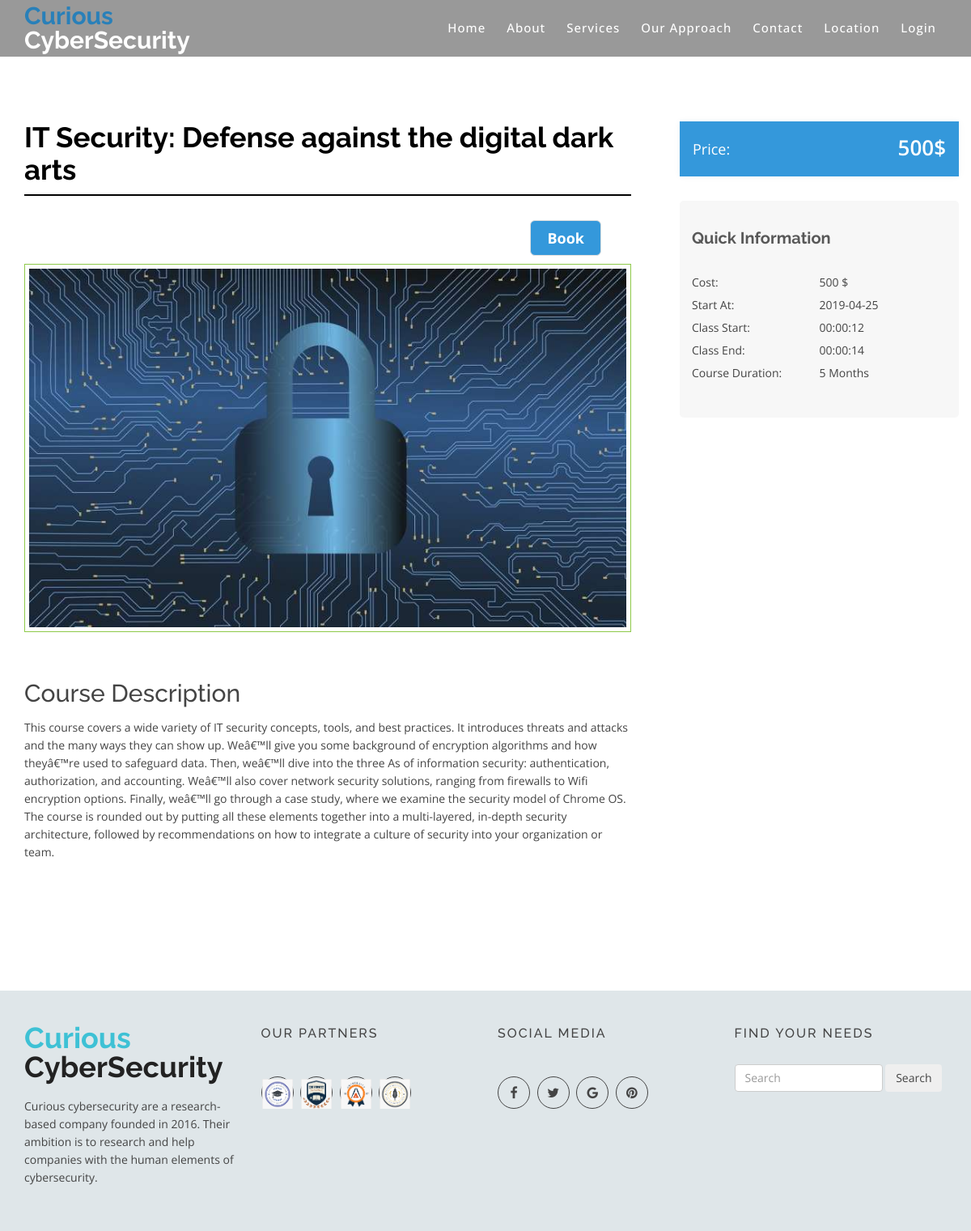
The page /trainingDetails.php?training_id=16 on the database its author committed.
### tables this page shows
CREATE TABLE `training` (
  `id` int(11) NOT NULL,
  `title` varchar(250) NOT NULL,
  `description` text NOT NULL,
  `image` varchar(255) NOT NULL,
  `cost` float NOT NULL,
  `startDate` date NOT NULL,
  `start_time` time NOT NULL,
  `end_time` time NOT NULL,
  `duration` varchar(10) NOT NULL,
  `active` varchar(4) NOT NULL
);

### trainingDetails.php (the view, shortened to what this page needs)
<?php
include_once("db_config/config.php");
include_once('template/header.php');
include_once('template/nav.php');
  if(isset($_GET['training_id'])){
      $training_id = $_GET['training_id'];
  }
  $training_data = mysqli_query($con, "SELECT * FROM training WHERE id='$training_id' ");
  $row = mysqli_fetch_array($training_data);
  $title = $row['title'];
  $image = $row['image'];
  $description = $row['description'];
  $cost = $row['cost'];
  $startDate = $row['startDate'];
  $start_time = $row['start_time'];
  $end_time = $row['end_time'];
  $duration = $row['duration'];
?>
<div class="portfolio-single-area" style="margin-top: 50px">
        <div class="container">
            <div class="row">
                <div class="col-md-8">
                    <div class="portfolio-single">
                        <div class="portfoloi-single-title">
                            <h2><?php echo $title;?></h2>
                        </div>
                        <div class="s-image image-fulwidth">
                            <form action="" method="POST">
                              <input class="title-single" type="submit" name="book" value="Book">
                            </form>
                            <img src="<?php echo "img/training/".$image;?>">
                        </div>
                        <div class="s-image image-fulwidth">
                            <h3 class="title-single">Course Description</h3>
                            <p><?php echo $description;?></p>
                        </div>
                    </div>
                </div>
                <div class="col-md-4 col-sm-12 single-download-sidebar">
                    <div class="widget theme-info price">
                    <div class="cart-box">
                     <span class="name pull-left">Price:</span>
                     <div class="sw-price pull-right"> <span class="edd_price"><?php echo $cost."$";?></span></div>
                    </div>
                    </div>
                    <div class="wpb_wrapper">
                        <div class="theme-quick-info">
                            <div class="single-download-product-details">
                                <h3>Quick Information</h3>
                                <div class="info-label">
                                    <span class="quick-info-type">
                                        <p>Cost:</p>
                                    </span>
                                    <span class="quick-info-detail">
                                      <p><?php echo $cost." $"; ?></p>
                                    </span>
                                    <span class="quick-info-type">
                                      <p>Start At:</p>
                                    </span>
                                    <span class="quick-info-detail">
                                      <p><?php echo $startDate; ?></p>
                                    </span>
                                    <span class="quick-info-type">
                                      <p>Class Start:</p>
                                    </span>
                                    <span class="quick-info-detail">
                                      <p><?php echo $start_time; ?></p>
                                    </span>
                                    <span class="quick-info-type">
                                      <p>Class End:</p>
                                    </span>
                                    <span class="quick-info-detail">
                                      <p><?php echo $end_time; ?></p>
                                    </span>
                                    <span class="quick-info-type">
                                      <p>Course Duration:</p>
                                    </span>
                                    <span class="quick-info-detail">
                                      <p><?php echo $duration; ?></p>
                                    </span>
                                </div>
                            </div>
                        </div>
                   </div>
                </div>
            </div>
        </div>
    </div>
<?php include_once('template/footer.php');

### template/header.php (shortened to what this page needs)
<!doctype html>
<html lang="en">
<head>
  <link href="lib/bootstrap/css/bootstrap.min.css" rel="stylesheet">
  <link href="lib/nivo-slider/css/nivo-slider.css" rel="stylesheet">
  <link href="lib/owlcarousel/owl.carousel.css" rel="stylesheet">
  <link href="lib/owlcarousel/owl.transitions.css" rel="stylesheet">
  <link href="lib/font-awesome/css/font-awesome.min.css" rel="stylesheet">
  <link href="lib/animate/animate.min.css" rel="stylesheet">
  <link href="lib/venobox/venobox.css" rel="stylesheet">
  <link href="css/nivo-slider-theme.css" rel="stylesheet">
  <link href="css/style.css" rel="stylesheet">
  <link href="css/responsive.css" rel="stylesheet">
  <link rel="stylesheet" type="text/css" href="//cdnjs.cloudflare.com/ajax/libs/cookieconsent2/3.1.0/cookieconsent.min.css" />
</head>

### template/nav.php (shortened to what this page needs)
<body data-spy="scroll" data-target="#navbar-example">
  <header>
    <div id="sticker" class="header-area">
      <div class="container">
        <div class="row">
          <div class="col-md-12 col-sm-12">
            <nav class="navbar navbar-default">
              <div class="navbar-header">
                <a class="navbar-brand page-scroll sticky-logo" href="index.php">
                  <h1><span>Curious </span><br>CyberSecurity</h1>
								</a>
              </div>
              <div class="collapse navbar-collapse main-menu bs-example-navbar-collapse-1" id="navbar-example">
                <ul class="nav navbar-nav navbar-right">
                  <li>
                    <a class="page-scroll" href="index.php">Home</a>
                  </li>
                  <li>
                    <a class="page-scroll" href="about.php">About</a>
                  </li>
                  <li>
                    <a class="page-scroll" href="services.php">Services</a>
                  </li>
                  <li>
                    <a class="page-scroll" href="training.php">Our Approach</a>
                  </li>
                  <li>
                    <a class="page-scroll" href="contact-us.php">Contact</a>
                  </li>
                  <li>
                    <a class="page-scroll" href="location.php">Location</a>
                  </li>
                  <li>
                    <?php if(isset($_SESSION['username'])) { ?>
                      <a href="logout.php">Logout</a>
                        <?php }else {?>
                      <a href="login.php">Login</a>
                        <?php } ?>
                  </li>
                </ul>
              </div>
            </nav>
          </div>
        </div>
      </div>
    </div>
  </header>

### template/footer.php (shortened to what this page needs)
  <footer>
    <div class="footer-area">
      <div class="container">
        <div class="row">
          <div class="col-md-3 col-sm-3 col-xs-12">
            <div class="footer-content">
              <div class="footer-head">
                <div class="footer-logo">
                  <h2><span>Curious </span>CyberSecurity</h2>
                </div>
                <p>Curious cybersecurity are a research-based company founded in 2016. Their ambition is to research and help companies with the human elements of cybersecurity.</p>
              </div>
            </div>
          </div>
          <div class="col-md-3 col-sm-3 col-xs-12">
            <div class="footer-content">
              <div class="footer-head">
                <h4>Our Partners</h4>
                <div class="footer-icons">
                  <ul>
                    <li>
                      <a href="#"><img src="img/client/client1.png"></a>
                    </li>
                    <li>
                      <a href="#"><img src="img/client/client2.png"></a>
                    </li>
                    <li>
                      <a href="#"><img src="img/client/client3.png"></a>
                    </li>
                    <li>
                      <a href="#"><img src="img/client/client4.png"></a>
                    </li>
                  </ul>
                </div>
              </div>
            </div>
          </div>
          <div class="col-md-3 col-sm-3 col-xs-12">
            <div class="footer-content">
              <div class="footer-head">
                <h4>Social Media</h4>
                <div class="footer-icons">
                  <ul>
                    <li>
                      <a href="https://www.facebook.com"><i class="fa fa-facebook"></i></a>
                    </li>
                    <li>
                      <a href="https://www.twitter.com"><i class="fa fa-twitter"></i></a>
                    </li>
                    <li>
                      <a href="https://www.google.com"><i class="fa fa-google"></i></a>
                    </li>
                    <li>
                      <a href="https://www.pinterest.com"><i class="fa fa-pinterest"></i></a>
                    </li>
                  </ul>
                </div>
              </div>
            </div>
          </div>
          <div class="col-md-3 col-sm-3 col-xs-12">
            <div class="footer-content">
              <div class="footer-head">
                <h4>Find Your Needs</h4>
                <div class="footer-contacts">
                  <form class="form-inline my-2 my-lg-0">
                    <input class="form-control mr-sm-2" type="search" placeholder="Search" aria-label="Search">
                    <button class="btn btn-outline-primary my-2 my-sm-0" type="submit">Search</button>
                  </form>
                </div>
              </div>
            </div>
          </div>
        </div>
      </div>
    </div>
  </footer>
</body>
</html>

### css/style.css (style rules this page uses)
html, body { height: 100%; }
img { max-width: 100%; height: auto; }
p { margin: 0 0 15px; color: #444; }
h1, h2, h3, h4, h5, h6 { font-family: 'Raleway', sans-serif; margin: 0 0 15px; color: #444; font-weight: 500; }
h1 { font-size: 48px; line-height: 50px; }
h2 { font-size: 38px; line-height: 40px; }
h3 { font-size: 30px; line-height: 32px; }
h4 { font-size: 24px; line-height: 26px; }
a { transition: all 0.3s ease 0s; text-decoration: none; }
body { background: #fff none repeat scroll 0 0; color: #444; font-family: 'Open Sans', sans-serif; font-size: 14px; text-align: left; overflow-x: hidden; line-height: 22px; }
ul { list-style: outside none none; margin: 0; padding: 0; }
input, select, textarea, input[type="text"], input[type="date"], input[type="url"], input[type="email"], input[type="password"], input[type="tel"], button, button[type="submit"] { -moz-appearance: none; box-shadow: none !important; }
.header-area { position: absolute; top: 0; left: 0; width: 100%; height: auto; background: rgba(0, 0, 0, 0.40); z-index: 9; }
.navbar-header a.navbar-brand { display: inline-block; height: 70px; padding: 5px 0; }
.main-menu ul.navbar-nav li { display: inline-block; padding: 0px 13px; }
.main-menu ul.navbar-nav li a { background: rgba(0, 0, 0, 0) none repeat scroll 0 0; color: #fff; font-size: 15px; font-weight: 500; padding: 24px 0px; text-transform: capitalize; letter-spacing: 1px; }
.navbar { border: medium none; margin-bottom: 0; }
.navbar-default { background: rgba(0, 0, 0, 0) none repeat scroll 0 0; }
.sticky-logo h1 { color: #fff; padding: 0; margin: 0; font-size: 30px; font-weight: bold; line-height: 1; }
.sticky-logo h1 span { color: #2980b9; }
.footer-area { padding: 40px 0; background: #dfe6e9; }
.footer-head p { color: #444; }
.footer-head h4 { color: #444; font-size: 16px; letter-spacing: 2px; padding-bottom: 10px; text-transform: uppercase; }
.footer-logo { padding-bottom: 20px; }
.footer-logo h2 { color: #222; padding: 0; margin: 0; font-size: 36px; font-weight: bold; line-height: 1; }
.footer-logo h2 span { color: #3ec1d5; }
.footer-icons ul li { display: inline-block; }
.footer-icons ul li a { border: 1px solid #444; color: #444; display: block; font-size: 16px; height: 40px; line-height: 38px; margin-right: 5px; text-align: center; width: 40px; border-radius: 50%; }
.footer-icons { margin-top: 30px; }
.footer-content { display: block; overflow: hidden; }
.portfolio-single-area { overflow: hidden; padding: 100px 0px 100px; }
.portfoloi-single-title h2 { color: #000; font-size: 35px; font-weight: 700; margin-bottom: 30px; border-bottom: 2px solid #000; display: inline-block; padding-bottom: 10px; }
.s-image input { font-size: 18px; color: #fff; font-weight: 700; border: 1px solid #ddd; padding: 10px 20px 10px 20px; display: inline-block; background-color: #3498db; border-radius: 6px; float: right; margin-right: 37px; }
.s-image img { border: 1px solid #8EC949; padding: 5px; margin-top: 10px; }
.s-image { margin-bottom: 60px; }
.single-download-sidebar { padding: 0 0 0 45px; }
.widget.theme-info.price { box-shadow: 0px 0px 10px 0px rgba(0, 0, 0, 0.04); margin-bottom: 30px; }
.single-download-sidebar .cart-box { margin: 0; overflow: hidden; }
span.name.pull-left { font-size: 18px; line-height: 2; font-weight: 400; }
.pull-left { float: left; }
.pull-right { float: right; }
.pull-right, body.rtl .pull-left { float: right !important; }
.pull-right { float: right !important; }
.single-download-sidebar span.edd_price { color: #fff; font-size: 26px; font-weight: 600; line-height: 1.3; }
span.edd_price { color: #00acfa; font-size: 18px; font-weight: 400; }
span.edd_price { color: red; font-size: 17px; font-weight: 500; }
.theme-quick-info { background-color: #f7f7f7; padding: 30px 15px; color: #585858; border-radius: 5px; }
.theme-quick-info h3 { font-size: 20px; margin: 0 0 30px; font-weight: 700; color: #585858; }
.info-label { display: inline-block; width: 100%; font-weight: 400; line-height: 18px; }
.single-download-product-details span { width: 50%; float: left; font-size: 14px; }
.info-label span p { margin-bottom: 10px; }
.cart-box { background-color: #3498db; display: block; padding: 16px; font-weight: 300; margin: 50px 0; position: relative; color: #fff; }

### rows shown on the page
training: title "IT Security: Defense against the digital dark arts", image (picture), description "This course covers a wide variety of IT security concepts, tools, and best practices. It introduces threats and attacks and the many ways they can show up. Weâ€™ll give you some background of encryption algorithms and how theyâ€™re used to safeguard data. Then, weâ€™ll dive into the three As of information security: authentication, authorization, and accounting. Weâ€™ll also cover network security solutions, ranging from firewalls to Wifi encryption options. Finally, weâ€™ll go through a case study, where we examine the security model of Chrome OS. The course is rounded out by putting all these elements together into a multi-layered, in-depth security architecture, followed by…", cost "500", startDate "2019-04-25", start_time "00:00:12", end_time "00:00:14", duration "5 Months"
